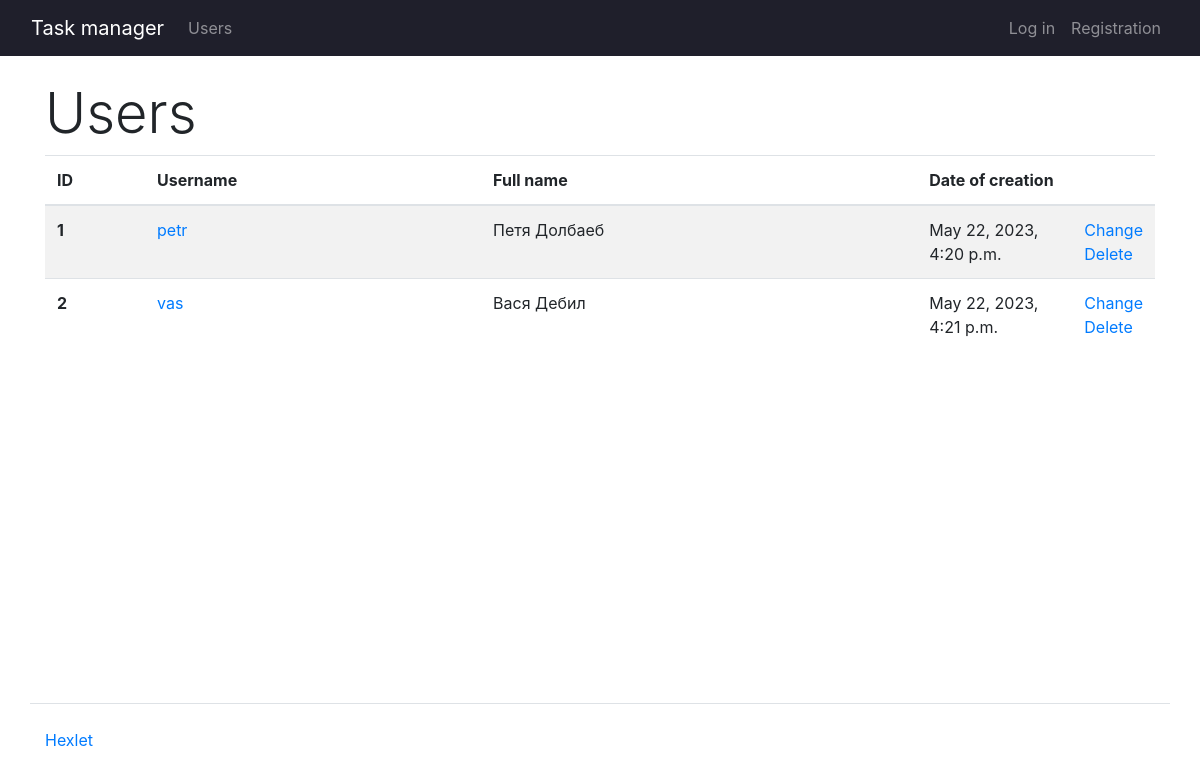
Before: /users/ with the older database file.
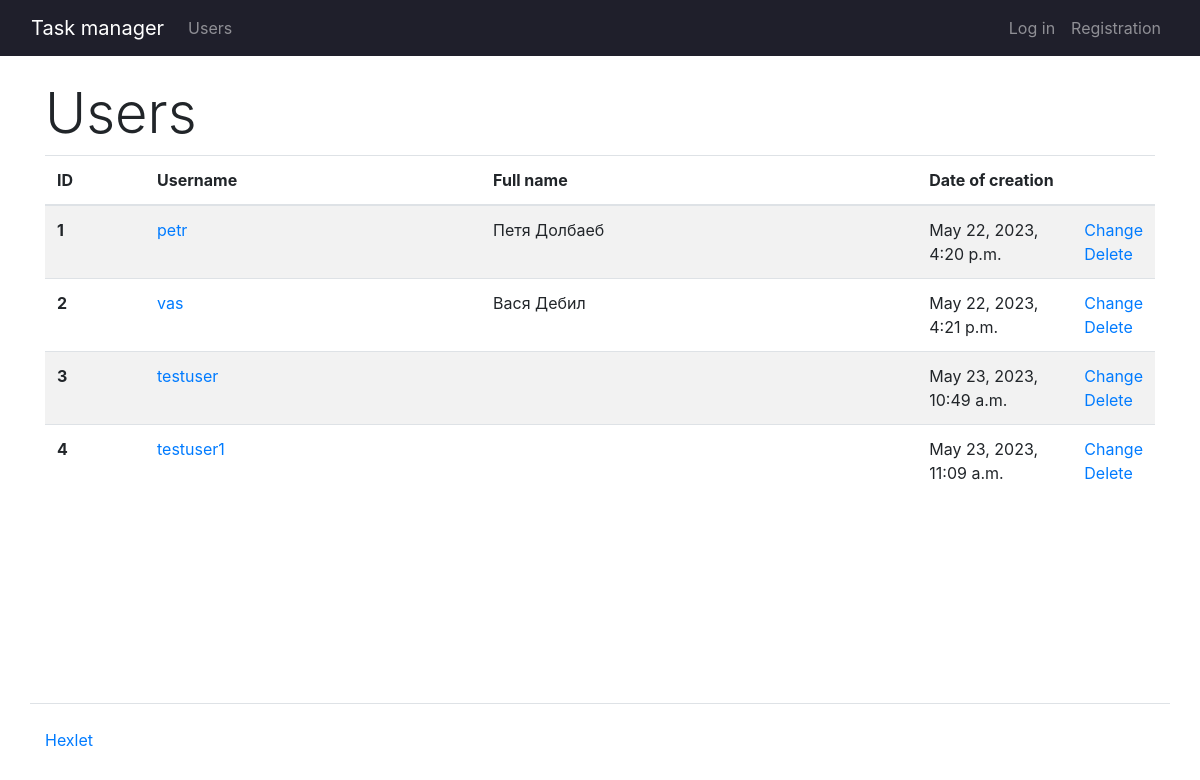
After: the same page with the newer database file.
### task_manager/users/models.py (models this page shows, shortened)
class CustomUser(AbstractUser):
    groups = models.ManyToManyField(
        "auth.Group",
        blank=True,
        related_name="customuser_set",
        related_query_name="customuser",
    )
    user_permissions = models.ManyToManyField(
        "auth.Permission",
        blank=True,
        related_name="customuser_set",
        related_query_name="customuser",
    )

### task_manager/users/views.py (the view)
# urls.py: path("", IndexView.as_view(), name="users"),
class IndexView(View):
    def get(self, request):
        users = CustomUser.objects.all()
        return render(request, "users/users.html", context={"users": users})

### task_manager/templates/users/users.html
{% extends 'base.html' %}
{% load i18n %}
{% block content %}
      <h1 class="display-4">{% translate "Users" %}</h1>
      <table class="table table-striped">
        <thead>
          <tr>
            <th scope="col" style="width: 100px;">ID</th>
            <th scope="col">{% translate "Username" %}</th>
            <th scope="col">{% translate "Full name" %}</th>
            <th scope="col" style="width: 155px;">{% translate "Date of creation" %}</th>
            <th scope="col" style="width: 15px;"></th>
          </tr>
        </thead>
        <tbody>
            {% for user in users %}
            <tr>
              <th scope="row">{{ user.id }}</th>
                <td>
                  <a href="{% url 'user_profile' user.id %}">{{ user.username }}</a>
                </td>
                <td>{{ user.first_name }} {{ user.last_name }}</td>
                <td>{{ user.date_joined }}</td>
                <td>
                    <a href="{% url 'user_update' user.id %}">{% translate "Change" %}</a><br>
                    <a href="{% url 'user_delete' user.id %}" rel="nofollow">{% translate "Delete" %}</a>
                </td>
            </tr>
            {% endfor %}
        </tbody>
      </table>
{% endblock %}

Changed rows visible on the page:
added CustomUser: id "3", username "testuser", date_joined "May 23, 2023, 10:49 a.m."
added CustomUser: id "4", username "testuser1", date_joined "May 23, 2023, 11:09 a.m."
